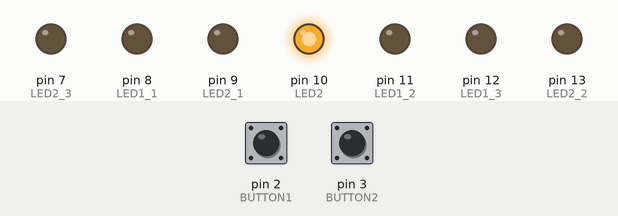
Bench run of a sketch on a simulated Arduino Uno, built with avr-gcc and run on an emulated ATmega328P. Shown: output pins drawn as LEDs (lit = HIGH). Inputs (shaded band) come from the test bench; at power-on: pin 2 (BUTTON1) HIGH, pin 3 (BUTTON2) HIGH. Random numbers use the default seed unless the sketch sets one.

Above: at 7.1 s.
At 39.1 s:
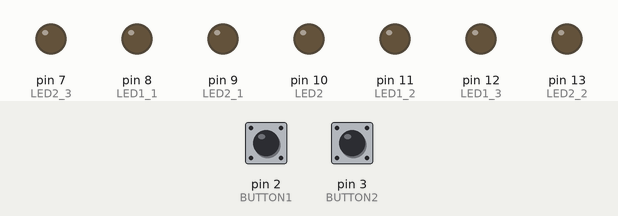
Timing chart, 0 to 40.6 s (numbered marks = the images above):
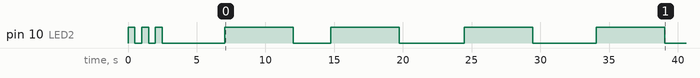

The sketch:

reaction_game_v2.ino
```cpp
#include <Arduino.h>

#define LED1_1 8   // Первый индикатор  P1 (PB0)
#define LED1_2 11  // Второй индикатор  P1 (PB3)
#define LED1_3 12  // Третий индикатор  P1 (PB4)
#define LED2   10  // Центр (PB2)
#define LED2_1 9   // Первый индикатор  P2 (PB1)
#define LED2_2 13  // Второй индикатор  P2 (PB5)
#define LED2_3 7   // Третий индикатор  P2 (PD7)
#define BUTTON1 2  // Кнопка P1
#define BUTTON2 3  // Кнопка P2

int scoreP1 = 0;
int scoreP2 = 0;

// Обновляем индикаторы счёта
void updateScoreLEDsP1() {
  digitalWrite(LED1_1, scoreP1 >= 1 ? HIGH : LOW);
  digitalWrite(LED1_2, scoreP1 >= 2 ? HIGH : LOW);
  digitalWrite(LED1_3, scoreP1 >= 3 ? HIGH : LOW);
}

void updateScoreLEDsP2() {
  digitalWrite(LED2_1, scoreP2 >= 1 ? HIGH : LOW);
  digitalWrite(LED2_2, scoreP2 >= 2 ? HIGH : LOW);
  digitalWrite(LED2_3, scoreP2 >= 3 ? HIGH : LOW);
}

// Анимация победы в матче (поочерёдное мигание всех трёх индикаторов 5 раз)
void victoryAnimationP1() {
  for (int i = 0; i < 5; i++) {
    digitalWrite(LED1_1, HIGH); delay(200); digitalWrite(LED1_1, LOW);
    digitalWrite(LED1_2, HIGH); delay(200); digitalWrite(LED1_2, LOW);
    digitalWrite(LED1_3, HIGH); delay(200); digitalWrite(LED1_3, LOW);
  }
}

void victoryAnimationP2() {
  for (int i = 0; i < 5; i++) {
    digitalWrite(LED2_1, HIGH); delay(200); digitalWrite(LED2_1, LOW);
    digitalWrite(LED2_2, HIGH); delay(200); digitalWrite(LED2_2, LOW);
    digitalWrite(LED2_3, HIGH); delay(200); digitalWrite(LED2_3, LOW);
  }
}

void normalRound() {
  // Рандомная задержка перед стартом
  unsigned long waitDuration = random(1000, 5001);
  unsigned long waitStart = millis();

  int cheatCountP1 = 0;
  int cheatCountP2 = 0;
  bool blockedP1 = false;
  bool blockedP2 = false;

  byte prevStateB1 = HIGH;
  byte prevStateB2 = HIGH;

  // Фаза ожидания (анти-спам)
  while (millis() - waitStart < waitDuration) {
    byte currentB1 = digitalRead(BUTTON1);
    if (currentB1 == LOW && prevStateB1 == HIGH) {
      cheatCountP1++;
      if (cheatCountP1 > 2) blockedP1 = true;
      while (digitalRead(BUTTON1) == LOW);
      delay(20);
    }
    prevStateB1 = currentB1;

    byte currentB2 = digitalRead(BUTTON2);
    if (currentB2 == LOW && prevStateB2 == HIGH) {
      cheatCountP2++;
      if (cheatCountP2 > 2) blockedP2 = true;
      while (digitalRead(BUTTON2) == LOW);
      delay(20);
    }
    prevStateB2 = currentB2;
  }

  // Старт раунда — зажигаем центр
  digitalWrite(LED2, HIGH);

  unsigned long reactionStart = millis();
  bool pressed = false;

  // Фаза реакции
  while (millis() - reactionStart < 5000 && !pressed) {
    if (!blockedP1 && digitalRead(BUTTON1) == LOW) {
      scoreP1++;
      updateScoreLEDsP1();   // Зажигаем следующий индикатор (и он остаётся гореть)
      digitalWrite(LED2, LOW);
      pressed = true;
    } else if (!blockedP2 && digitalRead(BUTTON2) == LOW) {
      scoreP2++;
      updateScoreLEDsP2();   // Зажигаем следующий индикатор (и он остаётся гореть)
      digitalWrite(LED2, LOW);
      pressed = true;
    }
  }

  if (!pressed) {
    digitalWrite(LED2, LOW);
  }
}

void setup() {
  pinMode(LED1_1, OUTPUT);
  pinMode(LED1_2, OUTPUT);
  pinMode(LED1_3, OUTPUT);
  pinMode(LED2, OUTPUT);
  pinMode(LED2_1, OUTPUT);
  pinMode(LED2_2, OUTPUT);
  pinMode(LED2_3, OUTPUT);
  pinMode(BUTTON1, INPUT_PULLUP);
  pinMode(BUTTON2, INPUT_PULLUP);

  randomSeed(analogRead(A0));

  // Стартовый сигнал: 3 моргания центра
  for (int i = 0; i < 3; i++) {
    digitalWrite(LED2, HIGH);
    delay(500);
    digitalWrite(LED2, LOW);
    delay(500);
  }

  // На старте счёт 0 — все индикаторы погашены
  updateScoreLEDsP1();
  updateScoreLEDsP2();
}

void loop() {
  // Перед каждым раундом обновляем индикаторы (чтобы они продолжали гореть)
  updateScoreLEDsP1();
  updateScoreLEDsP2();
  digitalWrite(LED2, LOW);

  normalRound();
// Проверка победы в матче (до 3 очков)
  if (scoreP1 >= 3) {
    victoryAnimationP1();  // Анимация победы
    scoreP1 = 0;
    scoreP2 = 0;
    // Гасим все индикаторы для нового матча
    digitalWrite(LED1_1, LOW);
    digitalWrite(LED1_2, LOW);
    digitalWrite(LED1_3, LOW);
    digitalWrite(LED2_1, LOW);
    digitalWrite(LED2_2, LOW);
    digitalWrite(LED2_3, LOW);
    delay(2000);
  } else if (scoreP2 >= 3) {
    victoryAnimationP2();
    scoreP1 = 0;
    scoreP2 = 0;
    digitalWrite(LED1_1, LOW);
    digitalWrite(LED1_2, LOW);
    digitalWrite(LED1_3, LOW);
    digitalWrite(LED2_1, LOW);
    digitalWrite(LED2_2, LOW);
    digitalWrite(LED2_3, LOW);
    delay(2000);
  }

  delay(1000);  // Пауза перед следующим раундом
}
```

Measured:
- by itself, pin 10 (LED2): HIGH → LOW at 0.50 s, → HIGH 0.50 s later, → LOW 0.50 s later, → HIGH 0.50 s later, … (13 changes in this stretch)
